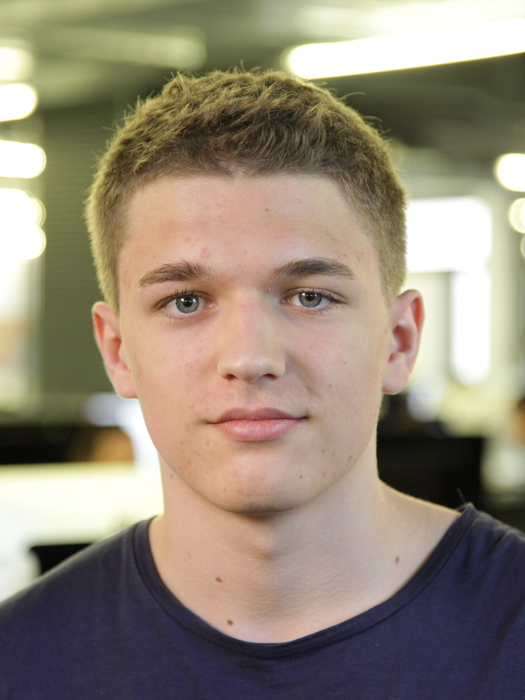
#> input picture backend/uploads/mpivet-p.jpeg, 525 x 700 px
$ python resize-img.py out.png ../uploads/mpivet-p.jpeg
#> lines starting #> are read from the running program, lines starting #| are printed output that depends on the picture
#!/usr/bin/env python3

from PIL import Image
import sys
import os


def resize_image(img_path, img_name):
#> called with img_path = '../uploads/mpivet-p.jpeg', img_name = 'mpivet-p.jpeg'
	basewidth = 140
	img = Image.open(img_path)
#> img is the input picture: PIL image 525x700 RGB; mean R, G, B 147.8, 136.1, 119.6
	height = int(float(basewidth * img.size[1]) / img.size[0])
#> height = 186
	if height > 79:
		height = 79
	img = img.resize((basewidth, height), Image.Resampling.LANCZOS)
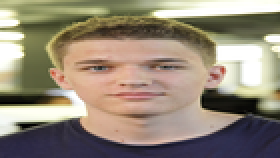
#> img: PIL image 140x79 RGB (shown 2 times larger); mean R, G, B 147.7, 136, 119.5
	img.save(f"{OUTPUT_PATH}/{img_name}")

if __name__ == "__main__":
	if len(sys.argv) < 3:
		print("./script OUPUT_PATH IMG [..]")
	else:
		OUTPUT_PATH=sys.argv[1]
		for arg in sys.argv[2:]:
			try:
				resize_image(arg, os.path.basename(arg))
			except:
				print(f"Resize failed for {arg}")
